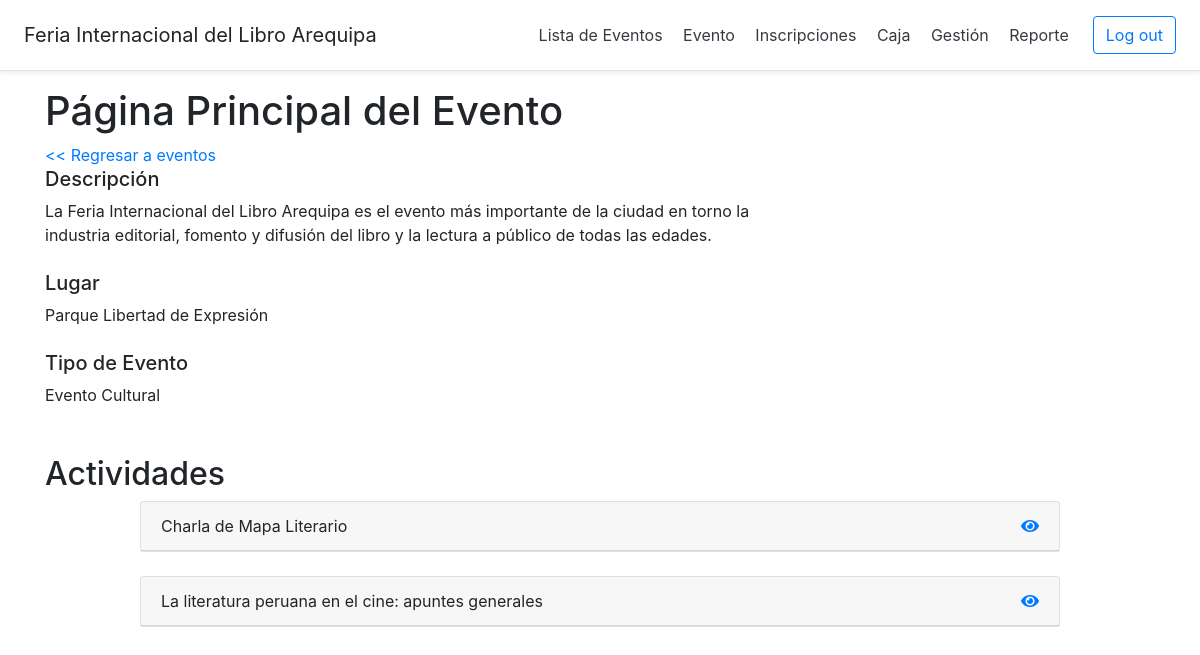
Screenshot of /evento/2 with the database file from the repository.
### models.py (models this page shows)
class Evento(db.Model):
    id = db.Column(db.Integer, primary_key=True)
    nombre = db.Column(db.String(100), nullable=False)
    tipo = db.Column(db.String(100), nullable=False)
    descripcion = db.Column(db.String(130), nullable=False)
    lugar = db.Column(db.String(100), nullable=False)
    estado = db.Column(db.String(20), default="Borrador")
    fechaCreacion = db.Column(db.Date, default=datetime.utcnow)
    fechaPreInscripcion = db.Column(db.Date)
    fechaAprtrInscripcion = db.Column(db.Date)
    fechaLmtDscnto = db.Column(db.Date)
    fechaCierreInscripcion = db.Column(db.Date)
    fechaInicio = db.Column(db.Date)
    fechaFin = db.Column(db.Date)
    cntInscritos = db.Column(db.Integer, default=0)
    cntPreInscritos = db.Column(db.Integer, default=0)
    prcntjDscnto = db.Column(db.Float, default=0)
    plantilla = db.Column(db.Boolean, default=False)
    actividades = db.relationship('Actividad', backref='evento', lazy=True)
    usuarios_eventos = db.relationship('Usuario_Evento', backref='evento', lazy=True)
    movimientos = db.relationship('Movimiento', backref='evento', lazy=True)
    categorias = db.relationship('Categoria', backref='evento', lazy=True)
    paquetes = db.relationship('Paquete', backref='evento', lazy=True)

class Actividad(db.Model):
    id = db.Column(db.Integer, primary_key = True)
    nombre = db.Column(db.String(30), nullable=False)
    tipo = db.Column(db.String(30))
    descripcion = db.Column(db.String(130))
    consideraciones = db.Column(db.String(100))
    fechaInicio = db.Column(db.DateTime)
    fechaFin = db.Column(db.DateTime)
    ponente = db.Column(db.String(50))
    idEvento = db.Column(db.Integer, db.ForeignKey('evento.id'), nullable=False)
    ambientes = db.relationship('Ambiente', backref='actividad', lazy = True)
    materiales = db.relationship('Material', backref='actividad', lazy = True)

### app.py (the view)
@app.route('/evento/<idEvento>', methods=['GET','POST'])
def evento(idEvento):
    miEvento = Evento.query.filter_by(
        id = idEvento
    ).first()
    session['idEvento'] = idEvento
    listaAct = []
    actividades = Actividad.query.filter_by(idEvento = session['idEvento'])
    for actividad in actividades:
        listaAct.append({
            "id":actividad.id,
            "nombre":actividad.nombre
        })
    if actividades:
        fechaMin = miEvento.fechaInicio
        fechaMax = miEvento.fechaFin
        for actividad in actividades:
            if not fechaMin:
                fechaMin = actividad.fechaInicio.date()
            if not fechaMax:
                fechaMax = actividad.fechaFin.date()
            if actividad.fechaInicio.date() < fechaMin:
                fechaMin = actividad.fechaInicio.date()
            if actividad.fechaFin.date() > fechaMax:
                fechaMax = actividad.fechaFin.date()
        miEvento.fechaInicio = fechaMin
        miEvento.fechaFin = fechaMax
        db.session.commit()
    return render_template(
        'SCV-B01MenuEventoAdmin.html',
        idEvento = session['idEvento'],
        estado = miEvento.estado,
        descripcion = miEvento.descripcion,
        lugar = miEvento.lugar,
        tipoEvento = miEvento.tipo,
        actividad = listaAct,
        lenActividad = len(listaAct),
        nombreEvento = miEvento.nombre)

### app.py (called while the page is built)
@app.context_processor
def utility_processor():
    return dict()

### templates/SCV-B01MenuEventoAdmin.html (shortened to what this page needs)
{% extends "Layout.html" %}
{% block body %}
<h1>Página Principal del Evento</h1>
<a href="{{url_for('listaEventos')}}"> << Regresar a eventos </a>
<div id="datos-evento" class="row">
    <div class="col-8">
        <div class="">
            <h5>Descripción</h5>
            {{descripcion}}
        </div>
        <br>
        <div class="">
            <h5>Lugar</h5>
            {{lugar}}
        </div>
        <br>
        <div class="">
            <h5>Tipo de Evento</h5>
            {{tipoEvento}}
        </div>
        <br>
    </div>
    <div class="col-4">
    </div>
</div>
<div>
    <br>
    <h2>Actividades</h2>
    <div class="row">
        <div class="col-1"></div>
        <div id="activities-list" class="col">
            {%for i in range(0, lenActividad)%}
            <div class="card">
                <div class="card-header">
                    <div class="row">
                        <div class="col"> {{actividad[i].nombre}}</div>
                        <div class="col-2 text-right">
                            {% if estado == 'Borrador' %}
                            <a href="{{ url_for('actividad',id = actividad[i].id) }}"><i class="fas fa-pencil-alt"> </i></a>
                            <a href="{{ url_for('eliminarActividad',id = actividad[i].id) }}"><i class="fas fa-trash"> </i></a>
                            {% else %}
                            <a href="{{ url_for('actividad',id = actividad[i].id) }}"><i class="fas fa-eye"> </i></a>
                            {% endif %}
                        </div>
                    </div>
                </div>
            </div>
            <br>
            {%endfor%}
        </div>
        <div class="col-1"></div>
    </div>
</div>
{% endblock %}

### templates/Layout.html (shortened to what this page needs)
<!doctype html>
<html lang="en">
    <head>
        <link rel="stylesheet" href="https://cdn.jsdelivr.net/npm/bootstrap@4.6.0/dist/css/bootstrap.min.css">
        <link rel="stylesheet" href="{{ url_for('static', filename='css/extra.css') }}">
        <link rel="stylesheet" href="{{ url_for('static', filename='css/fontawesome.css') }}">
        <link rel="stylesheet" href="{{ url_for('static', filename='css/solid.css') }}">
    </head>
    <div class="d-flex flex-column flex-md-row align-items-center p-3 px-md-4 mb-3 bg-white border-bottom shadow-sm">
        {% if tipoUsuario == 'Visitante'%}
        <h5 class="my-0 mr-md-auto font-weight-normal" style="cursor: pointer;" onclick="window.location='{{url_for('index')}}'">Our Point</h5>
        <nav class="my-2 my-md-0 mr-md-3">
            <a class="p-2 text-dark" href="{{url_for('nosotros')}}" disabled>Nosotros</a>
            <a class="p-2 text-dark" href="{{url_for('index')}}">Eventos</a>
        </nav>
        <a class="btn btn-outline-primary" href="{{ url_for('login') }}">Log in</a>
        <a class="btn btn-outline-primary" href="{{ url_for('register') }}">Sign Up</a>
        {% else %}
            {% if tipoUsuario == 'Participante' %}
                <h5 class="my-0 mr-md-auto font-weight-normal" style="cursor: pointer;" onclick="window.location='{{url_for('index')}}'">{{nombreEvento}}</h5>
                <nav class="my-2 my-md-0 mr-md-3">
                    <a class="p-2 text-dark" href="{{ url_for('index') }}">Inicio</a>
                    <a class="p-2 text-dark" href="{{ url_for('listaEventosParticipante') }}">Mis Eventos</a>                 </nav>
            {% else %}
                {% if notShow == True %}
                    <h5 class="my-0 mr-md-auto font-weight-normal" style="cursor: pointer;" onclick="window.location='{{url_for('listaEventos')}}'">{{nombreEvento}}</h5>
                    <nav class="my-2 my-md-0 mr-md-3">
                        <a class="p-2 text-dark" href="{{ url_for('index') }}">Inicio</a>
                        <a class="p-2 text-dark" href="{{ url_for('listaEventos') }}">Lista de Eventos</a>
                    </nav>
                {% else %}
                    {% if tipoUsuario == 'Caja' %}
                    <h5 class="my-0 mr-md-auto font-weight-normal" style="cursor: pointer;" onclick="window.location='{{url_for('listaEventos')}}'">{{nombreEvento}}</h5>
                    <nav class="my-2 my-md-0 mr-md-3">
                        <a class="p-2 text-dark" href="{{ url_for('movimiento') }}">Registrar Movimimento</a>
                        <a class="p-2 text-dark" href="{{ url_for('movimiento') }}">Registrar Inscripcion</a>
                        <a class="p-2 text-dark" href="{{ url_for('validarInscripcion') }}">Validar Inscripcion</a>
                    </nav>
                    {% else %}
                        {% if tipoUsuario == 'Colaborador' %}
                        <h5 class="my-0 mr-md-auto font-weight-normal" style="cursor: pointer;" onclick="window.location='{{url_for('colaborador')}}'">{{nombreEvento}}</h5>
                        <nav class="my-2 my-md-0 mr-md-3">
                            <a class="p-2 text-dark" href="{{ url_for('asistencia') }}" disabled>Asistencia</a>
                            <a class="p-2 text-dark" href="{{ url_for('materiales') }}">Materiales</a>
                        </nav>
                        {% else %}
                        <h5 class="my-0 mr-md-auto font-weight-normal" style="cursor: pointer;" onclick="window.location='{{url_for('listaEventos')}}'">{{nombreEvento}}</h5>
                        <nav class="my-2 my-md-0 mr-md-3">
                            <a class="p-2 text-dark" href="{{ url_for('listaEventos') }}">Lista de Eventos</a>
                            <a class="p-2 text-dark" href="{{ url_for('evento', idEvento = idEvento) }}">Evento</a>
                            <a class="p-2 text-dark" href="{{ url_for('gestionar_inscripcion') }}">Inscripciones</a>
                            <a class="p-2 text-dark" href="{{ url_for('movimiento') }}">Caja</a>
                            <a class="p-2 text-dark" href="{{ url_for('gestionarUsuario') }}">Gestión</a>
                            <a class="p-2 text-dark" href="{{ url_for('reporteCaja') }}">Reporte</a>
                        </nav>
                        {% endif %}
                    {% endif %}
                {% endif %}
            {% endif %}
            <a class="btn btn-outline-primary" href="{{ url_for('logout') }}">Log out</a>
        {% endif %}
    </div>
    <body>
        <div class = "container">
            {% block body %}
            {% endblock %}
        </div>
    </body>
</html>

### static/css/solid.css (style rules this page uses)
.fa, .fas { font-family: 'Font Awesome 5 Free'; font-weight: 900; }

### rows the page displays
Evento: nombre "Feria Internacional del Libro Arequipa", descripcion "La Feria Internacional del Libro Arequipa es el evento más importante de la ciudad en torno la industria editorial, fomento y difusión del libro y la lectura a público de todas las edades.", lugar "Parque Libertad de Expresión", tipo "Evento Cultural"
Actividad: nombre "Charla de Mapa Literario"
Actividad: nombre "La literatura peruana en el cine: apuntes generales"
